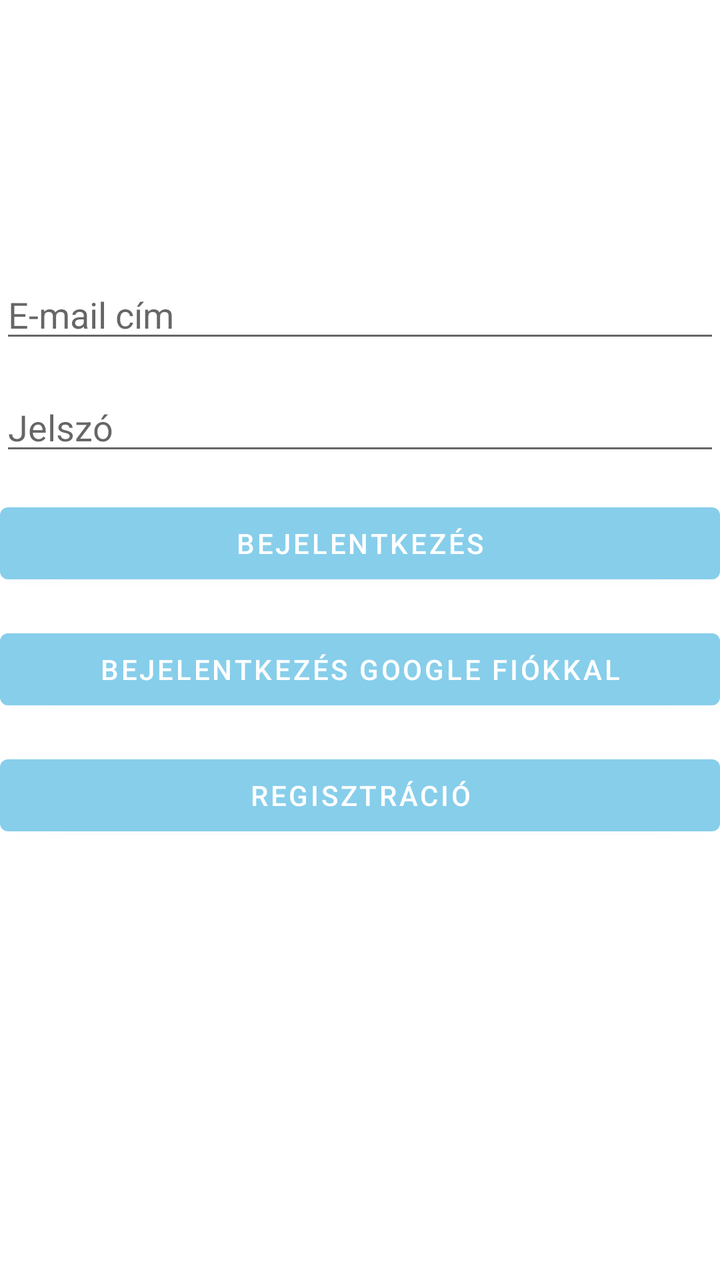
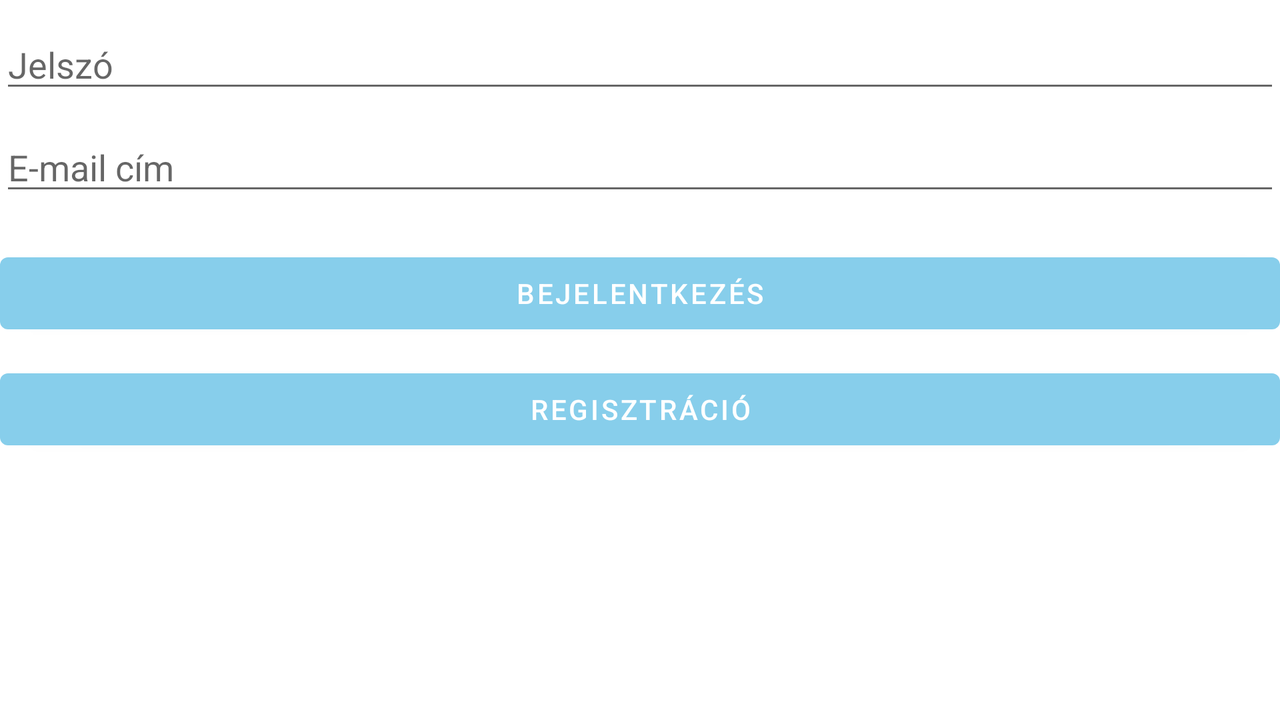

Two renders of one Android screen. The first uses the default layout on a phone; the second uses the alternative layout the repository ships for a different screen configuration, on a matching device. The two XML files are below.
<!-- AndroidManifest.xml: application theme Theme.MunkaidoNyilvantartoAlkalmazas -->
<!-- res/layout/activity_main.xml -->
<?xml version="1.0" encoding="utf-8"?>
<ScrollView xmlns:android="http://schemas.android.com/apk/res/android"
    xmlns:tools="http://schemas.android.com/tools"
    android:layout_width="match_parent"
    android:layout_height="match_parent"
    tools:context="com.niev.munkaidonyilvantartoalkalmazas.MainActivity">

    <RelativeLayout
        android:layout_width="match_parent"
        android:layout_height="wrap_content">

        <EditText
            android:id="@+id/editTextUserName"
            android:layout_width="match_parent"
            android:layout_height="wrap_content"
            android:layout_marginTop="@dimen/profileMargin"
            android:ems="10"
            android:hint="@string/email_address"
            android:inputType="text" />

        <EditText
            android:id="@+id/editTextPassword"
            android:layout_width="match_parent"
            android:layout_height="wrap_content"
            android:layout_below="@id/editTextUserName"
            android:layout_marginTop="@dimen/register_margin_top"
            android:ems="10"
            android:hint="@string/password"
            android:inputType="textPassword" />

        <Button
            android:id="@+id/loginButton"
            android:layout_width="match_parent"
            android:layout_height="wrap_content"
            android:layout_below="@id/editTextPassword"
            android:layout_marginTop="@dimen/register_margin_top"
            android:onClick="login"
            android:text="@string/log_in" />

        <Button
            android:id="@+id/loginWithGoogle"
            android:layout_width="match_parent"
            android:layout_height="wrap_content"
            android:layout_below="@id/loginButton"
            android:layout_marginTop="@dimen/register_margin_top"
            android:onClick="loginWithGoogle"
            android:text="@string/loginGoogle" />

        <Button
            android:id="@+id/registerButton"
            android:layout_width="match_parent"
            android:layout_height="wrap_content"
            android:layout_below="@id/loginWithGoogle"
            android:layout_marginTop="@dimen/register_margin_top"
            android:onClick="register"
            android:text="@string/registration" />
    </RelativeLayout>
</ScrollView>
<!-- resources referenced by this layout -->
<resources>
  <dimen name="profileMargin">135dp</dimen>
  <dimen name="register_margin_top">15dp</dimen>
  <string name="email_address">E-mail cím</string>
  <string name="log_in">Bejelentkezés</string>
  <string name="loginGoogle">Bejelentkezés Google fiókkal</string>
  <string name="password">Jelszó</string>
  <string name="registration">Regisztráció</string>
  <style name="Theme.MunkaidoNyilvantartoAlkalmazas" parent="Base.Theme.MunkaidoNyilvantartoAlkalmazas">
          <item name="android:windowBackground">@color/gray</item>
          <item name="android:windowMinWidthMajor">75%</item>
          <item name="android:windowMinWidthMinor">75%</item>
      </style>
  <style name="Base.Theme.MunkaidoNyilvantartoAlkalmazas" parent="Theme.MaterialComponents.DayNight.DarkActionBar">
          
          <item name="colorPrimary">@color/skyblue</item>
          <item name="colorPrimaryVariant">@color/purple</item>
          <item name="colorOnPrimary">@color/white</item>
          
          <item name="colorSecondary">@color/skyblue</item>
          <item name="colorSecondaryVariant">@color/teal</item>
          <item name="colorOnSecondary">@color/black</item>
          
          <item name="android:statusBarColor">?attr/colorPrimary</item>
      </style>
  <color name="skyblue">#87CEEB</color>
  <color name="purple">#FF3700B3</color>
  <color name="white">#FFFFFFFF</color>
  <color name="teal">#FF03DAC5</color>
  <color name="black">#FF000000</color>
</resources>
<!-- res/layout-land/activity_main.xml (the repository's variant of the layout above) -->
<!-- drawn on the phone turned sideways -->
<?xml version="1.0" encoding="utf-8"?>
<LinearLayout xmlns:android="http://schemas.android.com/apk/res/android"
    xmlns:app="http://schemas.android.com/apk/res-auto"
    xmlns:tools="http://schemas.android.com/tools"
    android:layout_width="match_parent"
    android:layout_height="match_parent"
    android:orientation="vertical"
    tools:context="com.niev.munkaidonyilvantartoalkalmazas.MainActivity">

    <EditText
        android:id="@+id/editTextPassword"
        android:layout_width="match_parent"
        android:layout_height="wrap_content"
        android:layout_marginTop="10dp"
        android:ems="10"
        android:hint="@string/password"
        android:inputType="textPassword"
        tools:layout_editor_absoluteX="16dp" />

    <EditText
        android:id="@+id/editTextUserName"
        android:layout_width="match_parent"
        android:layout_height="wrap_content"
        android:layout_marginTop="10dp"
        android:ems="10"
        android:hint="@string/email_address"
        android:inputType="text" />

    <Button
        android:id="@+id/loginButton"
        android:layout_width="match_parent"
        android:layout_height="wrap_content"
        android:layout_marginTop="20dp"
        android:onClick="login"
        android:text="@string/log_in"
        app:layout_constraintVertical_bias="0.078" />

    <Button
        android:id="@+id/registerButton"
        android:layout_width="match_parent"
        android:layout_height="wrap_content"
        android:layout_marginTop="10dp"
        android:onClick="register"
        android:text="@string/registration" />
</LinearLayout>
<!-- resources referenced by the variant -->
<!-- as the phone turned sideways resolves them -->
<resources>
  <string name="email_address">E-mail cím</string>
  <string name="log_in">Bejelentkezés</string>
  <string name="password">Jelszó</string>
  <string name="registration">Regisztráció</string>
  <style name="Theme.MunkaidoNyilvantartoAlkalmazas" parent="Base.Theme.MunkaidoNyilvantartoAlkalmazas">
          <item name="android:windowBackground">@color/gray</item>
          <item name="android:windowMinWidthMajor">75%</item>
          <item name="android:windowMinWidthMinor">75%</item>
      </style>
  <style name="Base.Theme.MunkaidoNyilvantartoAlkalmazas" parent="Theme.MaterialComponents.DayNight.DarkActionBar">
          
          <item name="colorPrimary">@color/skyblue</item>
          <item name="colorPrimaryVariant">@color/purple</item>
          <item name="colorOnPrimary">@color/white</item>
          
          <item name="colorSecondary">@color/skyblue</item>
          <item name="colorSecondaryVariant">@color/teal</item>
          <item name="colorOnSecondary">@color/black</item>
          
          <item name="android:statusBarColor">?attr/colorPrimary</item>
      </style>
  <color name="skyblue">#87CEEB</color>
  <color name="purple">#FF3700B3</color>
  <color name="white">#FFFFFFFF</color>
  <color name="teal">#FF03DAC5</color>
  <color name="black">#FF000000</color>
</resources>
